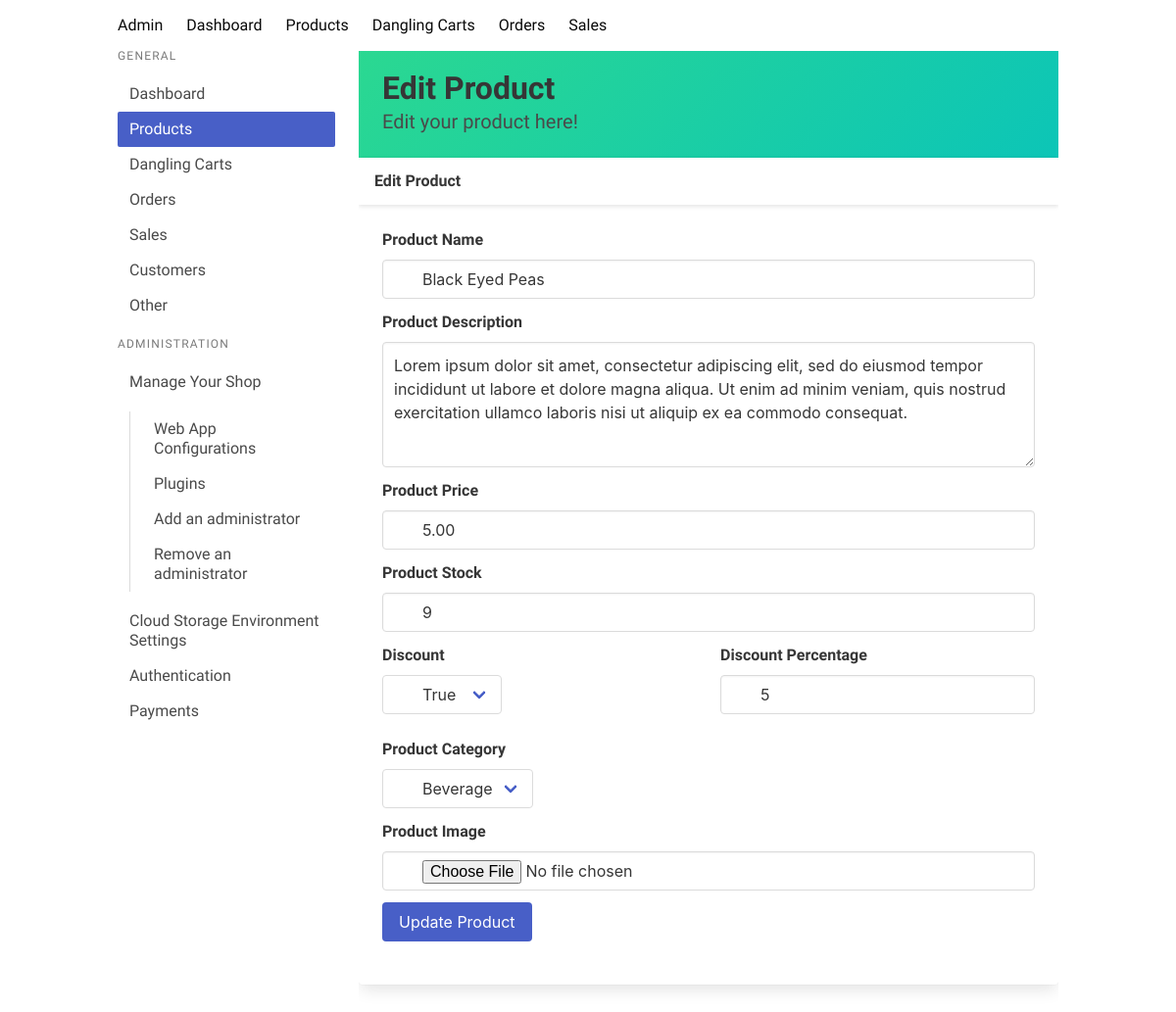
/edit-product/1, run on the app's committed database.
### core/models.py (models this page shows, shortened)
class Products(models.Model):
    item_name = models.CharField(max_length=100)
    description = models.TextField()
    price = models.DecimalField(max_digits=10, decimal_places=2)
    stock = models.IntegerField()
    discount = models.BooleanField(default=False)
    discount_percentage = models.IntegerField()
    image = models.BinaryField(null=True, blank=1, editable=False)
    category = models.ForeignKey('ProductCategory', on_delete=models.CASCADE)
    sold = models.IntegerField(default=0)
    class Meta:
        ordering = ('item_name',)
        verbose_name_plural = 'Products'

### core/views.py (the view, shortened to what this page needs)
# urls.py: path('edit-product/<int:pk>', views.edit_product, name='edit_product'),
def edit_product(request, pk):
    if request.method == 'GET':
        product = Products.objects.get(id=pk)
        return render(request, 'shop/edit_product.html', {'product': product})

### core/context_processors.py (called while the page is built)
def categories(request):
    return {
        'categories': ProductCategory.objects.all()
    }

def cart(request):
    if request.user.is_authenticated:
        print(request.user)
        try:
            cart = Cart.objects.get(user=request.user)
            print(cart.cartitem_set)
            cart = cart.cartitem_set.count()
            return {
                'cart': cart
            }
        except:
            return {
                'cart': 0
            }
    else:
        cart_id = request.session.get('cart_id')
        print(cart_id)
        if cart_id:
            try:
                cart = AnonymousCart.objects.get(id=cart_id)
                cart = cart.anonymouscartitem_set.count()
                return {
                    'cart': cart
                }
            except:
                return {
                    'cart': 0
                }
        else:
            return {
                'cart': 0
            }

### core/templates/shop/edit_product.html (shortened to what this page needs)
{% extends 'shop/base.html' %}
{% load static %}
{% load custom_tags %}
{% block content %}
<section class="hero is-colorful welcome is-small">
    <div class="hero-body">
        <div class="container">
            <h1 class="title">
                Edit Product
            </h1>
            <h2 class="subtitle">
                Edit your product here!
            </h2>
        </div>
    </div>
</section>
<div class="is-6">
    <div class="card">
        <header class="card-header">
            <p class="card-header-title">
                Edit Product
            </p>
        </header>
        <div class="card-content">
            <div class="content">
                <div class="control has-icons-left has-icons-right edit-product">
                    <form action="/edit-product/{{ product.id }}" method="POST" enctype="multipart/form-data">
                        <div class="field">
                            <label class="label">Product Name</label>
                            <div class="control">
                                <input class="input" type="text" name="name" value="{{ product.item_name }}">
                            </div>
                        </div>
                        <div class="field">
                            <label class="label">Product Description</label>
                            <div class="control">
                                <textarea class="textarea" name="description">{{ product.description }}</textarea>
                            </div>
                        </div>
                        <div class="field">
                            <label class="label">Product Price</label>
                            <div class="control">
                                <input class="input" type="text" name="price" value="{{ product.price }}">
                            </div>
                        </div>
                        <div class="field">
                            <label class="label">Product Stock</label>
                            <div class="control">
                                <input class="input" type="text" name="stock" value="{{ product.stock }}">
                            </div>
                        </div>
                        <div class="columns">
                            <div class="column">
                                <div class="field">
                                    <label class="label">Discount</label>
                                    <div class="control">
                                        <div class="select">
                                            <select name="discount">
                                                <option value="True">True</option>
                                            </select>
                                        </div>
                                    </div>
                                </div>
                            </div>
                            <div class="column">
                                <div class="field">
                                    <label class="label">Discount Percentage</label>
                                    <div class="control">
                                        <input class="input" type="text" name="discount_percentage" value="{{ product.discount_percentage }}">
                                    </div>
                                </div>
                            </div>
                        </div>
                        <div class="field">
                            <label class="label">Product Category</label>
                            <div class="control">
                                <div class="select">
                                    <select name="category">
                                        {% for category in categories %}
                                        <option value="{{ category.id }}">{{ category.name }}</option>
                                        {% endfor %}
                                    </select>
                                </div>
                            </div>
                        </div>
                        <div class="field">
                            <label class="label">Product Image</label>
                            <div class="control">
                                <input class="input" type="file" name="image">
                            </div>
                        </div>
                        <div class="field">
                            <div class="control">
                                <button type="submit" class="button is-link">Update Product</button>
                            </div>
                        </div>
                    </form>
                </div>
            </div>
        </div>
    </div>
</div>
{% endblock %}

### core/templates/shop/base.html (style rules this page uses)
body { height: 100%; font-family: 'Andika', sans-serif; overflow-x: hidden !important; overflow-y: hidden !important; scroll-behavior: smooth; }
html { overflow-y: hidden !important; overflow-x: hidden !important; }
.is-colorful { background-image: linear-gradient(-45deg, #0cc5b7 0%, #2bd891 100%); }

### core/templates/shop/edit_product.html (style rules this page uses)
.edit-product { margin-bottom: 20px; }

### data on the page
Products: name "Black Eyed Peas", description "Lorem ipsum dolor sit amet, consectetur adipiscing elit, sed do eiusmod tempor incididunt ut labore et dolore magna aliqua. Ut enim ad minim veniam, quis nostrud exercitation ullamco laboris nisi ut aliquip ex ea commodo consequat.", price "5.00", stock "9", discount_percentage "5"

### other printed values
form field category "Beverage"
